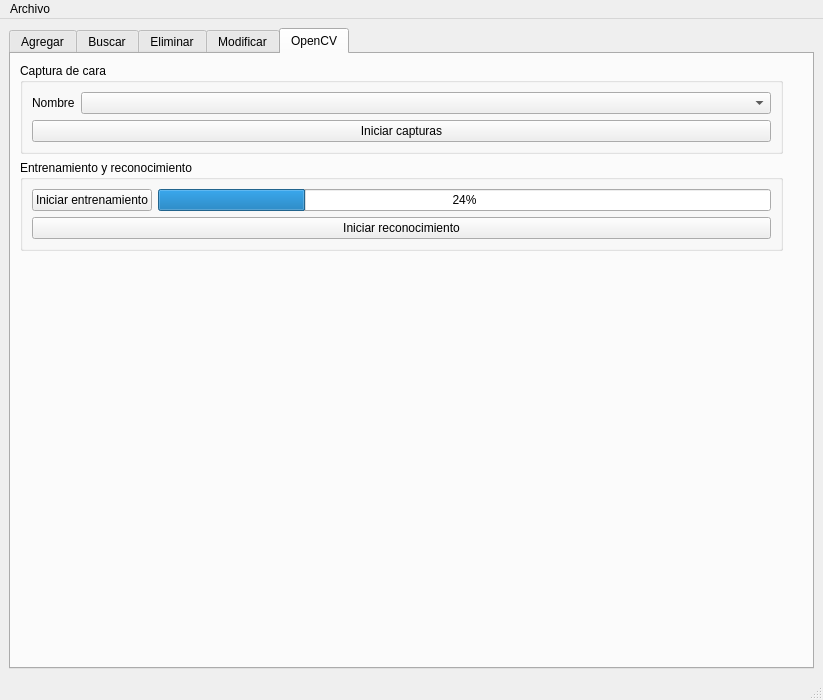
<?xml version="1.0" encoding="UTF-8"?>
<ui version="4.0">
 <class>MainWindow</class>
 <widget class="QMainWindow" name="MainWindow">
  <property name="geometry">
   <rect>
    <x>0</x>
    <y>0</y>
    <width>823</width>
    <height>700</height>
   </rect>
  </property>
  <property name="windowTitle">
   <string>MainWindow</string>
  </property>
  <widget class="QWidget" name="centralwidget">
   <layout class="QGridLayout" name="gridLayout_5">
    <item row="0" column="0">
     <widget class="QTabWidget" name="tabWidget">
      <property name="currentIndex">
       <number>4</number>
      </property>
      <widget class="QWidget" name="agregarTab">
       <attribute name="title">
        <string>Agregar</string>
       </attribute>
       <layout class="QGridLayout" name="gridLayout">
        <item row="0" column="0">
         <widget class="QLabel" name="label">
          <property name="text">
           <string>Nombre</string>
          </property>
         </widget>
        </item>
        <item row="0" column="1">
         <widget class="QLineEdit" name="agregar_nombre_lineedit"/>
        </item>
        <item row="2" column="0">
         <spacer name="verticalSpacer">
          <property name="orientation">
           <enum>Qt::Vertical</enum>
          </property>
          <property name="sizeHint" stdset="0">
           <size>
            <width>20</width>
            <height>539</height>
           </size>
          </property>
         </spacer>
        </item>
        <item row="1" column="0">
         <widget class="QPushButton" name="agregar_listo_button">
          <property name="text">
           <string>Listo</string>
          </property>
         </widget>
        </item>
       </layout>
      </widget>
      <widget class="QWidget" name="buscarTab">
       <attribute name="title">
        <string>Buscar</string>
       </attribute>
       <layout class="QGridLayout" name="gridLayout_2">
        <item row="0" column="0">
         <widget class="QLabel" name="label_2">
          <property name="text">
           <string>Nombre</string>
          </property>
         </widget>
        </item>
        <item row="0" column="1">
         <widget class="QLineEdit" name="buscar_nombre_lineedit"/>
        </item>
        <item row="1" column="0" colspan="2">
         <widget class="QTableView" name="buscar_tableview"/>
        </item>
       </layout>
      </widget>
      <widget class="QWidget" name="eliminarTab">
       <attribute name="title">
        <string>Eliminar</string>
       </attribute>
       <layout class="QGridLayout" name="gridLayout_3">
        <item row="0" column="0">
         <widget class="QTableView" name="eliminar_tableview"/>
        </item>
       </layout>
      </widget>
      <widget class="QWidget" name="modificarTab">
       <attribute name="title">
        <string>Modificar</string>
       </attribute>
       <layout class="QGridLayout" name="gridLayout_4">
        <item row="0" column="0">
         <widget class="QTableView" name="modificar_tableview"/>
        </item>
       </layout>
      </widget>
      <widget class="QWidget" name="opencvTab">
       <attribute name="title">
        <string>OpenCV</string>
       </attribute>
       <layout class="QGridLayout" name="gridLayout_9">
        <item row="0" column="0">
         <widget class="QGroupBox" name="groupBox">
          <property name="title">
           <string>Captura de cara</string>
          </property>
          <layout class="QGridLayout" name="gridLayout_6">
           <item row="0" column="0">
            <layout class="QFormLayout" name="formLayout">
             <item row="0" column="0">
              <widget class="QLabel" name="label_3">
               <property name="text">
                <string>Nombre</string>
               </property>
              </widget>
             </item>
             <item row="0" column="1">
              <widget class="QComboBox" name="nombre_combobox"/>
             </item>
            </layout>
           </item>
           <item row="1" column="0">
            <widget class="QPushButton" name="iniciar_capturas_button">
             <property name="text">
              <string>Iniciar capturas</string>
             </property>
            </widget>
           </item>
          </layout>
         </widget>
        </item>
        <item row="1" column="0">
         <widget class="QGroupBox" name="groupBox_2">
          <property name="title">
           <string>Entrenamiento y reconocimiento</string>
          </property>
          <layout class="QGridLayout" name="gridLayout_8">
           <item row="0" column="0">
            <layout class="QGridLayout" name="gridLayout_7">
             <item row="0" column="0">
              <widget class="QPushButton" name="iniciar_entrenamiento_button">
               <property name="text">
                <string>Iniciar entrenamiento</string>
               </property>
              </widget>
             </item>
             <item row="0" column="1">
              <widget class="QProgressBar" name="entrenamiento_progressbar">
               <property name="value">
                <number>24</number>
               </property>
              </widget>
             </item>
            </layout>
           </item>
           <item row="1" column="0">
            <widget class="QPushButton" name="iniciar_reconocimiento_button">
             <property name="text">
              <string>Iniciar reconocimiento</string>
             </property>
            </widget>
           </item>
          </layout>
         </widget>
        </item>
        <item row="2" column="1">
         <spacer name="verticalSpacer_2">
          <property name="orientation">
           <enum>Qt::Vertical</enum>
          </property>
          <property name="sizeHint" stdset="0">
           <size>
            <width>20</width>
            <height>411</height>
           </size>
          </property>
         </spacer>
        </item>
       </layout>
      </widget>
     </widget>
    </item>
   </layout>
  </widget>
  <widget class="QMenuBar" name="menubar">
   <property name="geometry">
    <rect>
     <x>0</x>
     <y>0</y>
     <width>823</width>
     <height>20</height>
    </rect>
   </property>
   <widget class="QMenu" name="menuArchivo">
    <property name="title">
     <string>Archivo</string>
    </property>
    <addaction name="actionSalir"/>
   </widget>
   <addaction name="menuArchivo"/>
  </widget>
  <widget class="QStatusBar" name="statusbar"/>
  <action name="actionSalir">
   <property name="text">
    <string>Salir</string>
   </property>
  </action>
 </widget>
 <resources/>
 <connections/>
</ui>
